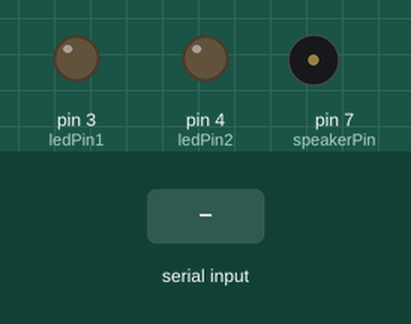
Recording of a sketch running on a simulated Arduino Uno, built with avr-gcc and run on an emulated ATmega328P. Shown: output pins drawn as LEDs (lit = HIGH), buzzer (waves = sounding). The test bench sets the inputs (shaded band).

Above: at 1.2 s.
1.3 s: "W" received over Serial
At 2.3 s:
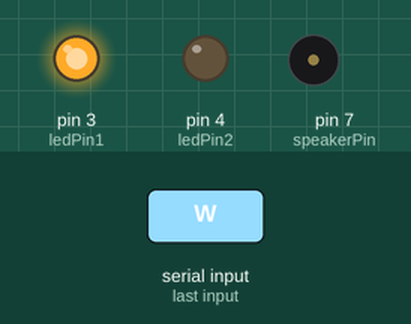
2.8 s: "S" received over Serial
At 4.6 s:
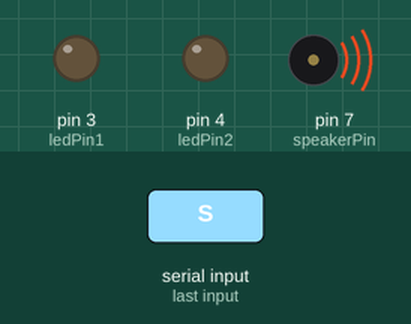
5.8 s: "D" received over Serial
At 8.0 s:
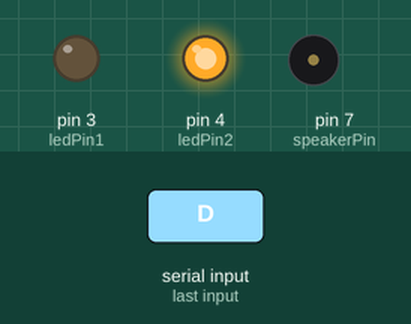
Timing chart, 0 to 11.8 s (numbered marks = the images above; inputs shaded):
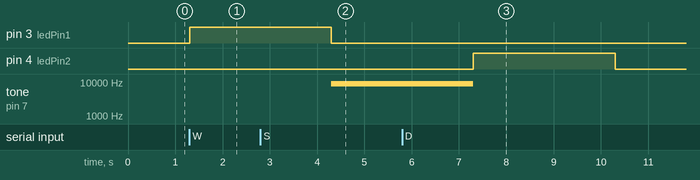

The sketch:

ArduinoDataBase.ino
```cpp
const int ledPin1 = 3; // Pin del LED en Arduino
const int ledPin2 = 4; // Pin del LED en Arduino

const int speakerPin = 7; // Pin del parlante en Arduino


void setup() {
  pinMode(ledPin1, OUTPUT); // Configurar el pin del LED como salida
  pinMode(ledPin2, OUTPUT); // Configurar el pin del LED como salida
  pinMode(speakerPin, OUTPUT);
  Serial.begin(9600);      // Iniciar comunicación serial a 9600 baudios
}

void loop() {
  if (Serial.available() > 0) {
    char receivedChar = Serial.read(); // Leer el carácter recibido

    if (receivedChar == 'W') {
      digitalWrite(ledPin1, HIGH); // Encender el LED
      delay(3000);                // Esperar 3 segundos
      digitalWrite(ledPin1, LOW);
    } else if(receivedChar == 'S'){
      tone(speakerPin, 9000); // Hacer sonar el parlante a una frecuencia de 1000 Hz
      delay(3000);
      noTone(speakerPin);     // Detener el sonido del parlante
    } else if(receivedChar == 'D'){
      digitalWrite(ledPin2, HIGH); // Encender el LED
      delay(3000);                // Esperar 3 segundos
      digitalWrite(ledPin2, LOW);
    }
  }
}
```

Measured:
- after the input at 1.3 s, pin 3 (ledPin1): LOW → HIGH at once
- after the input at 2.8 s, tone on pin 7 (speakerPin): silent → 9000 Hz after 1.5 s
- after the input at 5.8 s, pin 4 (ledPin2): LOW → HIGH after 1.5 s, → LOW 3.0 s later
